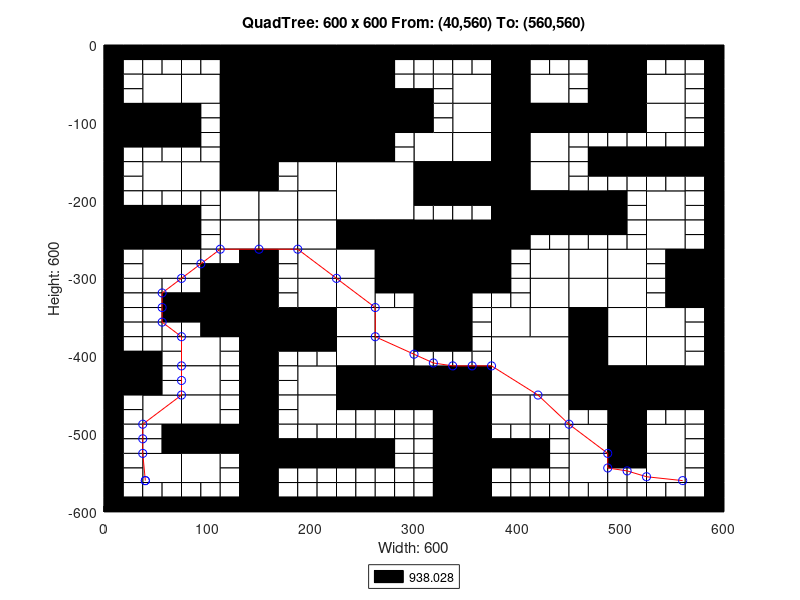

Source code (MATLAB):
axis([0 600 -600 0]);
title('QuadTree: 600 x 600 From: (40,560) To: (560,560)');
xlabel('Width: 600');
ylabel('Height: 600');
rectangle('Position',[150 -75 75 75], 'FaceColor',[0 0 0]);
rectangle('Position',[150 -150 75 75], 'FaceColor',[0 0 0]);
rectangle('Position',[225 -225 75 75], 'FaceColor',[1 1 1]);
rectangle('Position',[300 -300 75 75], 'FaceColor',[0 0 0]);
rectangle('Position',[375 -450 75 75], 'FaceColor',[1 1 1]);
rectangle('Position',[37.5 -75 37.5 37.5], 'FaceColor',[1 1 1]);
rectangle('Position',[112.5 -37.5 37.5 37.5], 'FaceColor',[0 0 0]);
rectangle('Position',[75 -75 37.5 37.5], 'FaceColor',[1 1 1]);
rectangle('Position',[112.5 -75 37.5 37.5], 'FaceColor',[0 0 0]);
rectangle('Position',[0 -112.5 37.5 37.5], 'FaceColor',[0 0 0]);
rectangle('Position',[37.5 -112.5 37.5 37.5], 'FaceColor',[0 0 0]);
rectangle('Position',[112.5 -112.5 37.5 37.5], 'FaceColor',[0 0 0]);
rectangle('Position',[112.5 -150 37.5 37.5], 'FaceColor',[0 0 0]);
rectangle('Position',[225 -37.5 37.5 37.5], 'FaceColor',[0 0 0]);
rectangle('Position',[225 -75 37.5 37.5], 'FaceColor',[0 0 0]);
rectangle('Position',[225 -112.5 37.5 37.5], 'FaceColor',[0 0 0]);
rectangle('Position',[262.5 -112.5 37.5 37.5], 'FaceColor',[0 0 0]);
rectangle('Position',[225 -150 37.5 37.5], 'FaceColor',[0 0 0]);
rectangle('Position',[37.5 -187.5 37.5 37.5], 'FaceColor',[1 1 1]);
rectangle('Position',[75 -187.5 37.5 37.5], 'FaceColor',[1 1 1]);
rectangle('Position',[112.5 -187.5 37.5 37.5], 'FaceColor',[0 0 0]);
rectangle('Position',[112.5 -225 37.5 37.5], 'FaceColor',[1 1 1]);
rectangle('Position',[0 -262.5 37.5 37.5], 'FaceColor',[0 0 0]);
rectangle('Position',[37.5 -262.5 37.5 37.5], 'FaceColor',[0 0 0]);
rectangle('Position',[37.5 -300 37.5 37.5], 'FaceColor',[1 1 1]);
rectangle('Position',[112.5 -262.5 37.5 37.5], 'FaceColor',[1 1 1]);
rectangle('Position',[187.5 -187.5 37.5 37.5], 'FaceColor',[1 1 1]);
rectangle('Position',[150 -225 37.5 37.5], 'FaceColor',[1 1 1]);
rectangle('Position',[187.5 -225 37.5 37.5], 'FaceColor',[1 1 1]);
rectangle('Position',[150 -262.5 37.5 37.5], 'FaceColor',[1 1 1]);
rectangle('Position',[187.5 -262.5 37.5 37.5], 'FaceColor',[1 1 1]);
rectangle('Position',[187.5 -300 37.5 37.5], 'FaceColor',[1 1 1]);
rectangle('Position',[225 -262.5 37.5 37.5], 'FaceColor',[0 0 0]);
rectangle('Position',[262.5 -262.5 37.5 37.5], 'FaceColor',[0 0 0]);
rectangle('Position',[225 -300 37.5 37.5], 'FaceColor',[1 1 1]);
rectangle('Position',[262.5 -300 37.5 37.5], 'FaceColor',[0 0 0]);
rectangle('Position',[337.5 -75 37.5 37.5], 'FaceColor',[1 1 1]);
rectangle('Position',[375 -37.5 37.5 37.5], 'FaceColor',[0 0 0]);
rectangle('Position',[375 -75 37.5 37.5], 'FaceColor',[0 0 0]);
rectangle('Position',[412.5 -75 37.5 37.5], 'FaceColor',[1 1 1]);
rectangle('Position',[337.5 -112.5 37.5 37.5], 'FaceColor',[1 1 1]);
rectangle('Position',[300 -150 37.5 37.5], 'FaceColor',[1 1 1]);
rectangle('Position',[337.5 -150 37.5 37.5], 'FaceColor',[1 1 1]);
rectangle('Position',[375 -112.5 37.5 37.5], 'FaceColor',[0 0 0]);
rectangle('Position',[412.5 -112.5 37.5 37.5], 'FaceColor',[0 0 0]);
rectangle('Position',[375 -150 37.5 37.5], 'FaceColor',[0 0 0]);
rectangle('Position',[412.5 -150 37.5 37.5], 'FaceColor',[1 1 1]);
rectangle('Position',[487.5 -37.5 37.5 37.5], 'FaceColor',[0 0 0]);
rectangle('Position',[487.5 -75 37.5 37.5], 'FaceColor',[0 0 0]);
rectangle('Position',[525 -75 37.5 37.5], 'FaceColor',[1 1 1]);
rectangle('Position',[450 -112.5 37.5 37.5], 'FaceColor',[0 0 0]);
rectangle('Position',[487.5 -112.5 37.5 37.5], 'FaceColor',[0 0 0]);
rectangle('Position',[525 -112.5 37.5 37.5], 'FaceColor',[1 1 1]);
rectangle('Position',[300 -187.5 37.5 37.5], 'FaceColor',[0 0 0]);
rectangle('Position',[337.5 -187.5 37.5 37.5], 'FaceColor',[0 0 0]);
rectangle('Position',[375 -187.5 37.5 37.5], 'FaceColor',[0 0 0]);
rectangle('Position',[412.5 -187.5 37.5 37.5], 'FaceColor',[1 1 1]);
rectangle('Position',[375 -225 37.5 37.5], 'FaceColor',[0 0 0]);
rectangle('Position',[412.5 -225 37.5 37.5], 'FaceColor',[0 0 0]);
rectangle('Position',[375 -262.5 37.5 37.5], 'FaceColor',[0 0 0]);
rectangle('Position',[412.5 -300 37.5 37.5], 'FaceColor',[1 1 1]);
rectangle('Position',[450 -225 37.5 37.5], 'FaceColor',[0 0 0]);
rectangle('Position',[525 -225 37.5 37.5], 'FaceColor',[1 1 1]);
rectangle('Position',[450 -300 37.5 37.5], 'FaceColor',[1 1 1]);
rectangle('Position',[487.5 -300 37.5 37.5], 'FaceColor',[1 1 1]);
rectangle('Position',[525 -262.5 37.5 37.5], 'FaceColor',[1 1 1]);
rectangle('Position',[562.5 -300 37.5 37.5], 'FaceColor',[0 0 0]);
rectangle('Position',[112.5 -337.5 37.5 37.5], 'FaceColor',[0 0 0]);
rectangle('Position',[112.5 -375 37.5 37.5], 'FaceColor',[0 0 0]);
rectangle('Position',[0 -450 37.5 37.5], 'FaceColor',[0 0 0]);
rectangle('Position',[75 -412.5 37.5 37.5], 'FaceColor',[1 1 1]);
rectangle('Position',[75 -450 37.5 37.5], 'FaceColor',[1 1 1]);
rectangle('Position',[187.5 -337.5 37.5 37.5], 'FaceColor',[1 1 1]);
rectangle('Position',[150 -375 37.5 37.5], 'FaceColor',[0 0 0]);
rectangle('Position',[187.5 -375 37.5 37.5], 'FaceColor',[0 0 0]);
rectangle('Position',[225 -337.5 37.5 37.5], 'FaceColor',[1 1 1]);
rectangle('Position',[225 -375 37.5 37.5], 'FaceColor',[1 1 1]);
rectangle('Position',[262.5 -375 37.5 37.5], 'FaceColor',[1 1 1]);
rectangle('Position',[187.5 -450 37.5 37.5], 'FaceColor',[1 1 1]);
rectangle('Position',[225 -412.5 37.5 37.5], 'FaceColor',[1 1 1]);
rectangle('Position',[262.5 -412.5 37.5 37.5], 'FaceColor',[1 1 1]);
rectangle('Position',[225 -450 37.5 37.5], 'FaceColor',[0 0 0]);
rectangle('Position',[262.5 -450 37.5 37.5], 'FaceColor',[0 0 0]);
rectangle('Position',[37.5 -487.5 37.5 37.5], 'FaceColor',[1 1 1]);
rectangle('Position',[75 -487.5 37.5 37.5], 'FaceColor',[1 1 1]);
rectangle('Position',[75 -525 37.5 37.5], 'FaceColor',[0 0 0]);
rectangle('Position',[112.5 -525 37.5 37.5], 'FaceColor',[0 0 0]);
rectangle('Position',[37.5 -562.5 37.5 37.5], 'FaceColor',[1 1 1]);
rectangle('Position',[75 -562.5 37.5 37.5], 'FaceColor',[1 1 1]);
rectangle('Position',[187.5 -487.5 37.5 37.5], 'FaceColor',[1 1 1]);
rectangle('Position',[300 -337.5 37.5 37.5], 'FaceColor',[0 0 0]);
rectangle('Position',[300 -375 37.5 37.5], 'FaceColor',[0 0 0]);
rectangle('Position',[412.5 -337.5 37.5 37.5], 'FaceColor',[1 1 1]);
rectangle('Position',[375 -375 37.5 37.5], 'FaceColor',[1 1 1]);
rectangle('Position',[412.5 -375 37.5 37.5], 'FaceColor',[1 1 1]);
rectangle('Position',[300 -450 37.5 37.5], 'FaceColor',[0 0 0]);
rectangle('Position',[337.5 -450 37.5 37.5], 'FaceColor',[0 0 0]);
rectangle('Position',[450 -337.5 37.5 37.5], 'FaceColor',[1 1 1]);
rectangle('Position',[487.5 -337.5 37.5 37.5], 'FaceColor',[1 1 1]);
rectangle('Position',[450 -375 37.5 37.5], 'FaceColor',[0 0 0]);
rectangle('Position',[487.5 -375 37.5 37.5], 'FaceColor',[1 1 1]);
rectangle('Position',[562.5 -337.5 37.5 37.5], 'FaceColor',[0 0 0]);
rectangle('Position',[525 -375 37.5 37.5], 'FaceColor',[1 1 1]);
rectangle('Position',[450 -412.5 37.5 37.5], 'FaceColor',[0 0 0]);
rectangle('Position',[487.5 -412.5 37.5 37.5], 'FaceColor',[1 1 1]);
rectangle('Position',[450 -450 37.5 37.5], 'FaceColor',[0 0 0]);
rectangle('Position',[487.5 -450 37.5 37.5], 'FaceColor',[0 0 0]);
rectangle('Position',[525 -412.5 37.5 37.5], 'FaceColor',[1 1 1]);
rectangle('Position',[525 -450 37.5 37.5], 'FaceColor',[0 0 0]);
rectangle('Position',[562.5 -450 37.5 37.5], 'FaceColor',[0 0 0]);
rectangle('Position',[337.5 -487.5 37.5 37.5], 'FaceColor',[0 0 0]);
rectangle('Position',[337.5 -525 37.5 37.5], 'FaceColor',[0 0 0]);
rectangle('Position',[375 -487.5 37.5 37.5], 'FaceColor',[1 1 1]);
rectangle('Position',[412.5 -487.5 37.5 37.5], 'FaceColor',[1 1 1]);
rectangle('Position',[337.5 -562.5 37.5 37.5], 'FaceColor',[0 0 0]);
rectangle('Position',[337.5 -600 37.5 37.5], 'FaceColor',[0 0 0]);
rectangle('Position',[487.5 -487.5 37.5 37.5], 'FaceColor',[0 0 0]);
rectangle('Position',[450 -525 37.5 37.5], 'FaceColor',[1 1 1]);
rectangle('Position',[487.5 -525 37.5 37.5], 'FaceColor',[0 0 0]);
rectangle('Position',[525 -525 37.5 37.5], 'FaceColor',[1 1 1]);
rectangle('Position',[450 -562.5 37.5 37.5], 'FaceColor',[1 1 1]);
rectangle('Position',[525 -562.5 37.5 37.5], 'FaceColor',[1 1 1]);
rectangle('Position',[0 -18.75 18.75 18.75], 'FaceColor',[0 0 0]);
rectangle('Position',[18.75 -18.75 18.75 18.75], 'FaceColor',[0 0 0]);
rectangle('Position',[0 -37.5 18.75 18.75], 'FaceColor',[0 0 0]);
rectangle('Position',[18.75 -37.5 18.75 18.75], 'FaceColor',[1 1 1]);
rectangle('Position',[37.5 -18.75 18.75 18.75], 'FaceColor',[0 0 0]);
rectangle('Position',[56.25 -18.75 18.75 18.75], 'FaceColor',[0 0 0]);
rectangle('Position',[37.5 -37.5 18.75 18.75], 'FaceColor',[1 1 1]);
rectangle('Position',[56.25 -37.5 18.75 18.75], 'FaceColor',[1 1 1]);
rectangle('Position',[0 -56.25 18.75 18.75], 'FaceColor',[0 0 0]);
rectangle('Position',[18.75 -56.25 18.75 18.75], 'FaceColor',[1 1 1]);
rectangle('Position',[0 -75 18.75 18.75], 'FaceColor',[0 0 0]);
rectangle('Position',[18.75 -75 18.75 18.75], 'FaceColor',[1 1 1]);
rectangle('Position',[75 -18.75 18.75 18.75], 'FaceColor',[0 0 0]);
rectangle('Position',[93.75 -18.75 18.75 18.75], 'FaceColor',[0 0 0]);
rectangle('Position',[75 -37.5 18.75 18.75], 'FaceColor',[1 1 1]);
rectangle('Position',[93.75 -37.5 18.75 18.75], 'FaceColor',[1 1 1]);
rectangle('Position',[0 -131.25 18.75 18.75], 'FaceColor',[0 0 0]);
rectangle('Position',[18.75 -131.25 18.75 18.75], 'FaceColor',[0 0 0]);
rectangle('Position',[0 -150 18.75 18.75], 'FaceColor',[0 0 0]);
rectangle('Position',[18.75 -150 18.75 18.75], 'FaceColor',[1 1 1]);
rectangle('Position',[37.5 -131.25 18.75 18.75], 'FaceColor',[0 0 0]);
rectangle('Position',[56.25 -131.25 18.75 18.75], 'FaceColor',[0 0 0]);
rectangle('Position',[37.5 -150 18.75 18.75], 'FaceColor',[1 1 1]);
rectangle('Position',[56.25 -150 18.75 18.75], 'FaceColor',[1 1 1]);
rectangle('Position',[75 -93.75 18.75 18.75], 'FaceColor',[0 0 0]);
rectangle('Position',[93.75 -93.75 18.75 18.75], 'FaceColor',[1 1 1]);
rectangle('Position',[75 -112.5 18.75 18.75], 'FaceColor',[0 0 0]);
rectangle('Position',[93.75 -112.5 18.75 18.75], 'FaceColor',[1 1 1]);
rectangle('Position',[75 -131.25 18.75 18.75], 'FaceColor',[0 0 0]);
rectangle('Position',[93.75 -131.25 18.75 18.75], 'FaceColor',[1 1 1]);
rectangle('Position',[75 -150 18.75 18.75], 'FaceColor',[1 1 1]);
rectangle('Position',[93.75 -150 18.75 18.75], 'FaceColor',[1 1 1]);
rectangle('Position',[262.5 -18.75 18.75 18.75], 'FaceColor',[0 0 0]);
rectangle('Position',[281.25 -18.75 18.75 18.75], 'FaceColor',[0 0 0]);
rectangle('Position',[262.5 -37.5 18.75 18.75], 'FaceColor',[0 0 0]);
rectangle('Position',[281.25 -37.5 18.75 18.75], 'FaceColor',[1 1 1]);
rectangle('Position',[262.5 -56.25 18.75 18.75], 'FaceColor',[0 0 0]);
rectangle('Position',[281.25 -56.25 18.75 18.75], 'FaceColor',[1 1 1]);
rectangle('Position',[262.5 -75 18.75 18.75], 'FaceColor',[0 0 0]);
rectangle('Position',[281.25 -75 18.75 18.75], 'FaceColor',[0 0 0]);
rectangle('Position',[262.5 -131.25 18.75 18.75], 'FaceColor',[0 0 0]);
rectangle('Position',[281.25 -131.25 18.75 18.75], 'FaceColor',[1 1 1]);
rectangle('Position',[262.5 -150 18.75 18.75], 'FaceColor',[0 0 0]);
rectangle('Position',[281.25 -150 18.75 18.75], 'FaceColor',[1 1 1]);
rectangle('Position',[0 -168.75 18.75 18.75], 'FaceColor',[0 0 0]);
rectangle('Position',[18.75 -168.75 18.75 18.75], 'FaceColor',[1 1 1]);
rectangle('Position',[0 -187.5 18.75 18.75], 'FaceColor',[0 0 0]);
rectangle('Position',[18.75 -187.5 18.75 18.75], 'FaceColor',[1 1 1]);
rectangle('Position',[0 -206.25 18.75 18.75], 'FaceColor',[0 0 0]);
rectangle('Position',[18.75 -206.25 18.75 18.75], 'FaceColor',[1 1 1]);
rectangle('Position',[0 -225 18.75 18.75], 'FaceColor',[0 0 0]);
rectangle('Position',[18.75 -225 18.75 18.75], 'FaceColor',[0 0 0]);
rectangle('Position',[37.5 -206.25 18.75 18.75], 'FaceColor',[1 1 1]);
rectangle('Position',[56.25 -206.25 18.75 18.75], 'FaceColor',[1 1 1]);
rectangle('Position',[37.5 -225 18.75 18.75], 'FaceColor',[0 0 0]);
rectangle('Position',[56.25 -225 18.75 18.75], 'FaceColor',[0 0 0]);
rectangle('Position',[75 -206.25 18.75 18.75], 'FaceColor',[1 1 1]);
rectangle('Position',[93.75 -206.25 18.75 18.75], 'FaceColor',[1 1 1]);
rectangle('Position',[75 -225 18.75 18.75], 'FaceColor',[0 0 0]);
rectangle('Position',[93.75 -225 18.75 18.75], 'FaceColor',[1 1 1]);
rectangle('Position',[0 -281.25 18.75 18.75], 'FaceColor',[0 0 0]);
rectangle('Position',[18.75 -281.25 18.75 18.75], 'FaceColor',[1 1 1]);
rectangle('Position',[0 -300 18.75 18.75], 'FaceColor',[0 0 0]);
rectangle('Position',[18.75 -300 18.75 18.75], 'FaceColor',[1 1 1]);
rectangle('Position',[75 -243.75 18.75 18.75], 'FaceColor',[0 0 0]);
rectangle('Position',[93.75 -243.75 18.75 18.75], 'FaceColor',[1 1 1]);
rectangle('Position',[75 -262.5 18.75 18.75], 'FaceColor',[0 0 0]);
rectangle('Position',[93.75 -262.5 18.75 18.75], 'FaceColor',[1 1 1]);
rectangle('Position',[75 -281.25 18.75 18.75], 'FaceColor',[1 1 1]);
rectangle('Position',[93.75 -281.25 18.75 18.75], 'FaceColor',[1 1 1]);
rectangle('Position',[75 -300 18.75 18.75], 'FaceColor',[1 1 1]);
rectangle('Position',[93.75 -300 18.75 18.75], 'FaceColor',[0 0 0]);
rectangle('Position',[112.5 -281.25 18.75 18.75], 'FaceColor',[1 1 1]);
rectangle('Position',[131.25 -281.25 18.75 18.75], 'FaceColor',[0 0 0]);
rectangle('Position',[112.5 -300 18.75 18.75], 'FaceColor',[0 0 0]);
rectangle('Position',[131.25 -300 18.75 18.75], 'FaceColor',[0 0 0]);
rectangle('Position',[150 -168.75 18.75 18.75], 'FaceColor',[0 0 0]);
rectangle('Position',[168.75 -168.75 18.75 18.75], 'FaceColor',[1 1 1]);
rectangle('Position',[150 -187.5 18.75 18.75], 'FaceColor',[0 0 0]);
rectangle('Position',[168.75 -187.5 18.75 18.75], 'FaceColor',[1 1 1]);
rectangle('Position',[150 -281.25 18.75 18.75], 'FaceColor',[0 0 0]);
rectangle('Position',[168.75 -281.25 18.75 18.75], 'FaceColor',[1 1 1]);
rectangle('Position',[150 -300 18.75 18.75], 'FaceColor',[0 0 0]);
rectangle('Position',[168.75 -300 18.75 18.75], 'FaceColor',[1 1 1]);
rectangle('Position',[300 -18.75 18.75 18.75], 'FaceColor',[0 0 0]);
rectangle('Position',[318.75 -18.75 18.75 18.75], 'FaceColor',[0 0 0]);
rectangle('Position',[300 -37.5 18.75 18.75], 'FaceColor',[1 1 1]);
rectangle('Position',[318.75 -37.5 18.75 18.75], 'FaceColor',[1 1 1]);
rectangle('Position',[337.5 -18.75 18.75 18.75], 'FaceColor',[0 0 0]);
rectangle('Position',[356.25 -18.75 18.75 18.75], 'FaceColor',[0 0 0]);
rectangle('Position',[337.5 -37.5 18.75 18.75], 'FaceColor',[1 1 1]);
rectangle('Position',[356.25 -37.5 18.75 18.75], 'FaceColor',[1 1 1]);
rectangle('Position',[300 -56.25 18.75 18.75], 'FaceColor',[1 1 1]);
rectangle('Position',[318.75 -56.25 18.75 18.75], 'FaceColor',[1 1 1]);
rectangle('Position',[300 -75 18.75 18.75], 'FaceColor',[0 0 0]);
rectangle('Position',[318.75 -75 18.75 18.75], 'FaceColor',[1 1 1]);
rectangle('Position',[412.5 -18.75 18.75 18.75], 'FaceColor',[0 0 0]);
rectangle('Position',[431.25 -18.75 18.75 18.75], 'FaceColor',[0 0 0]);
rectangle('Position',[412.5 -37.5 18.75 18.75], 'FaceColor',[1 1 1]);
rectangle('Position',[431.25 -37.5 18.75 18.75], 'FaceColor',[1 1 1]);
rectangle('Position',[300 -93.75 18.75 18.75], 'FaceColor',[0 0 0]);
rectangle('Position',[318.75 -93.75 18.75 18.75], 'FaceColor',[1 1 1]);
rectangle('Position',[300 -112.5 18.75 18.75], 'FaceColor',[0 0 0]);
rectangle('Position',[318.75 -112.5 18.75 18.75], 'FaceColor',[1 1 1]);
rectangle('Position',[450 -18.75 18.75 18.75], 'FaceColor',[0 0 0]);
rectangle('Position',[468.75 -18.75 18.75 18.75], 'FaceColor',[0 0 0]);
rectangle('Position',[450 -37.5 18.75 18.75], 'FaceColor',[1 1 1]);
rectangle('Position',[468.75 -37.5 18.75 18.75], 'FaceColor',[0 0 0]);
rectangle('Position',[450 -56.25 18.75 18.75], 'FaceColor',[1 1 1]);
rectangle('Position',[468.75 -56.25 18.75 18.75], 'FaceColor',[0 0 0]);
rectangle('Position',[450 -75 18.75 18.75], 'FaceColor',[1 1 1]);
rectangle('Position',[468.75 -75 18.75 18.75], 'FaceColor',[0 0 0]);
rectangle('Position',[525 -18.75 18.75 18.75], 'FaceColor',[0 0 0]);
rectangle('Position',[543.75 -18.75 18.75 18.75], 'FaceColor',[0 0 0]);
rectangle('Position',[525 -37.5 18.75 18.75], 'FaceColor',[1 1 1]);
rectangle('Position',[543.75 -37.5 18.75 18.75], 'FaceColor',[1 1 1]);
rectangle('Position',[562.5 -18.75 18.75 18.75], 'FaceColor',[0 0 0]);
rectangle('Position',[581.25 -18.75 18.75 18.75], 'FaceColor',[0 0 0]);
rectangle('Position',[562.5 -37.5 18.75 18.75], 'FaceColor',[1 1 1]);
rectangle('Position',[581.25 -37.5 18.75 18.75], 'FaceColor',[0 0 0]);
rectangle('Position',[562.5 -56.25 18.75 18.75], 'FaceColor',[1 1 1]);
rectangle('Position',[581.25 -56.25 18.75 18.75], 'FaceColor',[0 0 0]);
rectangle('Position',[562.5 -75 18.75 18.75], 'FaceColor',[1 1 1]);
rectangle('Position',[581.25 -75 18.75 18.75], 'FaceColor',[0 0 0]);
rectangle('Position',[450 -131.25 18.75 18.75], 'FaceColor',[1 1 1]);
rectangle('Position',[468.75 -131.25 18.75 18.75], 'FaceColor',[1 1 1]);
rectangle('Position',[450 -150 18.75 18.75], 'FaceColor',[1 1 1]);
rectangle('Position',[468.75 -150 18.75 18.75], 'FaceColor',[0 0 0]);
rectangle('Position',[487.5 -131.25 18.75 18.75], 'FaceColor',[1 1 1]);
rectangle('Position',[506.25 -131.25 18.75 18.75], 'FaceColor',[1 1 1]);
rectangle('Position',[487.5 -150 18.75 18.75], 'FaceColor',[0 0 0]);
rectangle('Position',[506.25 -150 18.75 18.75], 'FaceColor',[0 0 0]);
rectangle('Position',[562.5 -93.75 18.75 18.75], 'FaceColor',[1 1 1]);
rectangle('Position',[581.25 -93.75 18.75 18.75], 'FaceColor',[0 0 0]);
rectangle('Position',[562.5 -112.5 18.75 18.75], 'FaceColor',[1 1 1]);
rectangle('Position',[581.25 -112.5 18.75 18.75], 'FaceColor',[0 0 0]);
rectangle('Position',[525 -131.25 18.75 18.75], 'FaceColor',[1 1 1]);
rectangle('Position',[543.75 -131.25 18.75 18.75], 'FaceColor',[1 1 1]);
rectangle('Position',[525 -150 18.75 18.75], 'FaceColor',[0 0 0]);
rectangle('Position',[543.75 -150 18.75 18.75], 'FaceColor',[0 0 0]);
rectangle('Position',[562.5 -131.25 18.75 18.75], 'FaceColor',[1 1 1]);
rectangle('Position',[581.25 -131.25 18.75 18.75], 'FaceColor',[0 0 0]);
rectangle('Position',[562.5 -150 18.75 18.75], 'FaceColor',[0 0 0]);
rectangle('Position',[581.25 -150 18.75 18.75], 'FaceColor',[0 0 0]);
rectangle('Position',[300 -206.25 18.75 18.75], 'FaceColor',[0 0 0]);
rectangle('Position',[318.75 -206.25 18.75 18.75], 'FaceColor',[0 0 0]);
rectangle('Position',[300 -225 18.75 18.75], 'FaceColor',[1 1 1]);
rectangle('Position',[318.75 -225 18.75 18.75], 'FaceColor',[1 1 1]);
rectangle('Position',[337.5 -206.25 18.75 18.75], 'FaceColor',[0 0 0]);
rectangle('Position',[356.25 -206.25 18.75 18.75], 'FaceColor',[0 0 0]);
rectangle('Position',[337.5 -225 18.75 18.75], 'FaceColor',[1 1 1]);
rectangle('Position',[356.25 -225 18.75 18.75], 'FaceColor',[1 1 1]);
rectangle('Position',[412.5 -243.75 18.75 18.75], 'FaceColor',[0 0 0]);
rectangle('Position',[431.25 -243.75 18.75 18.75], 'FaceColor',[0 0 0]);
rectangle('Position',[412.5 -262.5 18.75 18.75], 'FaceColor',[1 1 1]);
rectangle('Position',[431.25 -262.5 18.75 18.75], 'FaceColor',[1 1 1]);
rectangle('Position',[375 -281.25 18.75 18.75], 'FaceColor',[0 0 0]);
rectangle('Position',[393.75 -281.25 18.75 18.75], 'FaceColor',[1 1 1]);
rectangle('Position',[375 -300 18.75 18.75], 'FaceColor',[0 0 0]);
rectangle('Position',[393.75 -300 18.75 18.75], 'FaceColor',[1 1 1]);
rectangle('Position',[450 -168.75 18.75 18.75], 'FaceColor',[1 1 1]);
rectangle('Position',[468.75 -168.75 18.75 18.75], 'FaceColor',[0 0 0]);
rectangle('Position',[450 -187.5 18.75 18.75], 'FaceColor',[1 1 1]);
rectangle('Position',[468.75 -187.5 18.75 18.75], 'FaceColor',[1 1 1]);
rectangle('Position',[487.5 -168.75 18.75 18.75], 'FaceColor',[0 0 0]);
rectangle('Position',[506.25 -168.75 18.75 18.75], 'FaceColor',[0 0 0]);
rectangle('Position',[487.5 -187.5 18.75 18.75], 'FaceColor',[1 1 1]);
rectangle('Position',[506.25 -187.5 18.75 18.75], 'FaceColor',[1 1 1]);
rectangle('Position',[487.5 -206.25 18.75 18.75], 'FaceColor',[0 0 0]);
rectangle('Position',[506.25 -206.25 18.75 18.75], 'FaceColor',[1 1 1]);
rectangle('Position',[487.5 -225 18.75 18.75], 'FaceColor',[0 0 0]);
rectangle('Position',[506.25 -225 18.75 18.75], 'FaceColor',[1 1 1]);
rectangle('Position',[525 -168.75 18.75 18.75], 'FaceColor',[0 0 0]);
rectangle('Position',[543.75 -168.75 18.75 18.75], 'FaceColor',[0 0 0]);
rectangle('Position',[525 -187.5 18.75 18.75], 'FaceColor',[1 1 1]);
rectangle('Position',[543.75 -187.5 18.75 18.75], 'FaceColor',[1 1 1]);
rectangle('Position',[562.5 -168.75 18.75 18.75], 'FaceColor',[0 0 0]);
rectangle('Position',[581.25 -168.75 18.75 18.75], 'FaceColor',[0 0 0]);
rectangle('Position',[562.5 -187.5 18.75 18.75], 'FaceColor',[1 1 1]);
rectangle('Position',[581.25 -187.5 18.75 18.75], 'FaceColor',[0 0 0]);
rectangle('Position',[562.5 -206.25 18.75 18.75], 'FaceColor',[1 1 1]);
rectangle('Position',[581.25 -206.25 18.75 18.75], 'FaceColor',[0 0 0]);
rectangle('Position',[562.5 -225 18.75 18.75], 'FaceColor',[1 1 1]);
rectangle('Position',[581.25 -225 18.75 18.75], 'FaceColor',[0 0 0]);
rectangle('Position',[450 -243.75 18.75 18.75], 'FaceColor',[0 0 0]);
rectangle('Position',[468.75 -243.75 18.75 18.75], 'FaceColor',[0 0 0]);
rectangle('Position',[450 -262.5 18.75 18.75], 'FaceColor',[1 1 1]);
rectangle('Position',[468.75 -262.5 18.75 18.75], 'FaceColor',[1 1 1]);
rectangle('Position',[487.5 -243.75 18.75 18.75], 'FaceColor',[0 0 0]);
rectangle('Position',[506.25 -243.75 18.75 18.75], 'FaceColor',[1 1 1]);
rectangle('Position',[487.5 -262.5 18.75 18.75], 'FaceColor',[1 1 1]);
rectangle('Position',[506.25 -262.5 18.75 18.75], 'FaceColor',[1 1 1]);
rectangle('Position',[562.5 -243.75 18.75 18.75], 'FaceColor',[1 1 1]);
rectangle('Position',[581.25 -243.75 18.75 18.75], 'FaceColor',[0 0 0]);
rectangle('Position',[562.5 -262.5 18.75 18.75], 'FaceColor',[1 1 1]);
rectangle('Position',[581.25 -262.5 18.75 18.75], 'FaceColor',[0 0 0]);
rectangle('Position',[525 -281.25 18.75 18.75], 'FaceColor',[1 1 1]);
rectangle('Position',[543.75 -281.25 18.75 18.75], 'FaceColor',[0 0 0]);
rectangle('Position',[525 -300 18.75 18.75], 'FaceColor',[1 1 1]);
rectangle('Position',[543.75 -300 18.75 18.75], 'FaceColor',[0 0 0]);
rectangle('Position',[0 -318.75 18.75 18.75], 'FaceColor',[0 0 0]);
rectangle('Position',[18.75 -318.75 18.75 18.75], 'FaceColor',[1 1 1]);
rectangle('Position',[0 -337.5 18.75 18.75], 'FaceColor',[0 0 0]);
rectangle('Position',[18.75 -337.5 18.75 18.75], 'FaceColor',[1 1 1]);
rectangle('Position',[37.5 -318.75 18.75 18.75], 'FaceColor',[1 1 1]);
rectangle('Position',[56.25 -318.75 18.75 18.75], 'FaceColor',[1 1 1]);
rectangle('Position',[37.5 -337.5 18.75 18.75], 'FaceColor',[1 1 1]);
rectangle('Position',[56.25 -337.5 18.75 18.75], 'FaceColor',[0 0 0]);
rectangle('Position',[0 -356.25 18.75 18.75], 'FaceColor',[0 0 0]);
rectangle('Position',[18.75 -356.25 18.75 18.75], 'FaceColor',[1 1 1]);
rectangle('Position',[0 -375 18.75 18.75], 'FaceColor',[0 0 0]);
rectangle('Position',[18.75 -375 18.75 18.75], 'FaceColor',[1 1 1]);
rectangle('Position',[37.5 -356.25 18.75 18.75], 'FaceColor',[1 1 1]);
rectangle('Position',[56.25 -356.25 18.75 18.75], 'FaceColor',[0 0 0]);
rectangle('Position',[37.5 -375 18.75 18.75], 'FaceColor',[1 1 1]);
rectangle('Position',[56.25 -375 18.75 18.75], 'FaceColor',[1 1 1]);
rectangle('Position',[75 -318.75 18.75 18.75], 'FaceColor',[1 1 1]);
rectangle('Position',[93.75 -318.75 18.75 18.75], 'FaceColor',[0 0 0]);
rectangle('Position',[75 -337.5 18.75 18.75], 'FaceColor',[0 0 0]);
rectangle('Position',[93.75 -337.5 18.75 18.75], 'FaceColor',[0 0 0]);
rectangle('Position',[75 -356.25 18.75 18.75], 'FaceColor',[0 0 0]);
rectangle('Position',[93.75 -356.25 18.75 18.75], 'FaceColor',[0 0 0]);
rectangle('Position',[75 -375 18.75 18.75], 'FaceColor',[1 1 1]);
rectangle('Position',[93.75 -375 18.75 18.75], 'FaceColor',[0 0 0]);
rectangle('Position',[0 -393.75 18.75 18.75], 'FaceColor',[0 0 0]);
rectangle('Position',[18.75 -393.75 18.75 18.75], 'FaceColor',[1 1 1]);
rectangle('Position',[0 -412.5 18.75 18.75], 'FaceColor',[0 0 0]);
rectangle('Position',[18.75 -412.5 18.75 18.75], 'FaceColor',[0 0 0]);
rectangle('Position',[37.5 -393.75 18.75 18.75], 'FaceColor',[1 1 1]);
rectangle('Position',[56.25 -393.75 18.75 18.75], 'FaceColor',[1 1 1]);
rectangle('Position',[37.5 -412.5 18.75 18.75], 'FaceColor',[0 0 0]);
rectangle('Position',[56.25 -412.5 18.75 18.75], 'FaceColor',[1 1 1]);
rectangle('Position',[37.5 -431.25 18.75 18.75], 'FaceColor',[0 0 0]);
rectangle('Position',[56.25 -431.25 18.75 18.75], 'FaceColor',[1 1 1]);
rectangle('Position',[37.5 -450 18.75 18.75], 'FaceColor',[0 0 0]);
rectangle('Position',[56.25 -450 18.75 18.75], 'FaceColor',[1 1 1]);
rectangle('Position',[112.5 -393.75 18.75 18.75], 'FaceColor',[1 1 1]);
rectangle('Position',[131.25 -393.75 18.75 18.75], 'FaceColor',[0 0 0]);
rectangle('Position',[112.5 -412.5 18.75 18.75], 'FaceColor',[1 1 1]);
rectangle('Position',[131.25 -412.5 18.75 18.75], 'FaceColor',[0 0 0]);
rectangle('Position',[112.5 -431.25 18.75 18.75], 'FaceColor',[1 1 1]);
rectangle('Position',[131.25 -431.25 18.75 18.75], 'FaceColor',[0 0 0]);
rectangle('Position',[112.5 -450 18.75 18.75], 'FaceColor',[1 1 1]);
rectangle('Position',[131.25 -450 18.75 18.75], 'FaceColor',[0 0 0]);
rectangle('Position',[150 -318.75 18.75 18.75], 'FaceColor',[0 0 0]);
rectangle('Position',[168.75 -318.75 18.75 18.75], 'FaceColor',[1 1 1]);
rectangle('Position',[150 -337.5 18.75 18.75], 'FaceColor',[0 0 0]);
rectangle('Position',[168.75 -337.5 18.75 18.75], 'FaceColor',[1 1 1]);
rectangle('Position',[262.5 -318.75 18.75 18.75], 'FaceColor',[0 0 0]);
rectangle('Position',[281.25 -318.75 18.75 18.75], 'FaceColor',[0 0 0]);
rectangle('Position',[262.5 -337.5 18.75 18.75], 'FaceColor',[1 1 1]);
rectangle('Position',[281.25 -337.5 18.75 18.75], 'FaceColor',[1 1 1]);
rectangle('Position',[150 -393.75 18.75 18.75], 'FaceColor',[0 0 0]);
rectangle('Position',[168.75 -393.75 18.75 18.75], 'FaceColor',[0 0 0]);
rectangle('Position',[150 -412.5 18.75 18.75], 'FaceColor',[0 0 0]);
rectangle('Position',[168.75 -412.5 18.75 18.75], 'FaceColor',[1 1 1]);
rectangle('Position',[187.5 -393.75 18.75 18.75], 'FaceColor',[0 0 0]);
rectangle('Position',[206.25 -393.75 18.75 18.75], 'FaceColor',[0 0 0]);
rectangle('Position',[187.5 -412.5 18.75 18.75], 'FaceColor',[1 1 1]);
rectangle('Position',[206.25 -412.5 18.75 18.75], 'FaceColor',[1 1 1]);
rectangle('Position',[150 -431.25 18.75 18.75], 'FaceColor',[0 0 0]);
rectangle('Position',[168.75 -431.25 18.75 18.75], 'FaceColor',[1 1 1]);
rectangle('Position',[150 -450 18.75 18.75], 'FaceColor',[0 0 0]);
rectangle('Position',[168.75 -450 18.75 18.75], 'FaceColor',[1 1 1]);
rectangle('Position',[0 -468.75 18.75 18.75], 'FaceColor',[0 0 0]);
rectangle('Position',[18.75 -468.75 18.75 18.75], 'FaceColor',[1 1 1]);
rectangle('Position',[0 -487.5 18.75 18.75], 'FaceColor',[0 0 0]);
rectangle('Position',[18.75 -487.5 18.75 18.75], 'FaceColor',[1 1 1]);
rectangle('Position',[0 -506.25 18.75 18.75], 'FaceColor',[0 0 0]);
rectangle('Position',[18.75 -506.25 18.75 18.75], 'FaceColor',[1 1 1]);
rectangle('Position',[0 -525 18.75 18.75], 'FaceColor',[0 0 0]);
rectangle('Position',[18.75 -525 18.75 18.75], 'FaceColor',[1 1 1]);
rectangle('Position',[37.5 -506.25 18.75 18.75], 'FaceColor',[1 1 1]);
rectangle('Position',[56.25 -506.25 18.75 18.75], 'FaceColor',[0 0 0]);
rectangle('Position',[37.5 -525 18.75 18.75], 'FaceColor',[1 1 1]);
rectangle('Position',[56.25 -525 18.75 18.75], 'FaceColor',[0 0 0]);
rectangle('Position',[112.5 -468.75 18.75 18.75], 'FaceColor',[1 1 1]);
rectangle('Position',[131.25 -468.75 18.75 18.75], 'FaceColor',[0 0 0]);
rectangle('Position',[112.5 -487.5 18.75 18.75], 'FaceColor',[1 1 1]);
rectangle('Position',[131.25 -487.5 18.75 18.75], 'FaceColor',[0 0 0]);
rectangle('Position',[0 -543.75 18.75 18.75], 'FaceColor',[0 0 0]);
rectangle('Position',[18.75 -543.75 18.75 18.75], 'FaceColor',[1 1 1]);
rectangle('Position',[0 -562.5 18.75 18.75], 'FaceColor',[0 0 0]);
rectangle('Position',[18.75 -562.5 18.75 18.75], 'FaceColor',[1 1 1]);
rectangle('Position',[0 -581.25 18.75 18.75], 'FaceColor',[0 0 0]);
rectangle('Position',[18.75 -581.25 18.75 18.75], 'FaceColor',[1 1 1]);
rectangle('Position',[0 -600 18.75 18.75], 'FaceColor',[0 0 0]);
rectangle('Position',[18.75 -600 18.75 18.75], 'FaceColor',[0 0 0]);
rectangle('Position',[37.5 -581.25 18.75 18.75], 'FaceColor',[1 1 1]);
rectangle('Position',[56.25 -581.25 18.75 18.75], 'FaceColor',[1 1 1]);
rectangle('Position',[37.5 -600 18.75 18.75], 'FaceColor',[0 0 0]);
rectangle('Position',[56.25 -600 18.75 18.75], 'FaceColor',[0 0 0]);
rectangle('Position',[112.5 -543.75 18.75 18.75], 'FaceColor',[1 1 1]);
rectangle('Position',[131.25 -543.75 18.75 18.75], 'FaceColor',[0 0 0]);
rectangle('Position',[112.5 -562.5 18.75 18.75], 'FaceColor',[1 1 1]);
rectangle('Position',[131.25 -562.5 18.75 18.75], 'FaceColor',[0 0 0]);
rectangle('Position',[75 -581.25 18.75 18.75], 'FaceColor',[1 1 1]);
rectangle('Position',[93.75 -581.25 18.75 18.75], 'FaceColor',[1 1 1]);
rectangle('Position',[75 -600 18.75 18.75], 'FaceColor',[0 0 0]);
rectangle('Position',[93.75 -600 18.75 18.75], 'FaceColor',[0 0 0]);
rectangle('Position',[112.5 -581.25 18.75 18.75], 'FaceColor',[1 1 1]);
rectangle('Position',[131.25 -581.25 18.75 18.75], 'FaceColor',[0 0 0]);
rectangle('Position',[112.5 -600 18.75 18.75], 'FaceColor',[0 0 0]);
rectangle('Position',[131.25 -600 18.75 18.75], 'FaceColor',[0 0 0]);
rectangle('Position',[150 -468.75 18.75 18.75], 'FaceColor',[0 0 0]);
rectangle('Position',[168.75 -468.75 18.75 18.75], 'FaceColor',[1 1 1]);
rectangle('Position',[150 -487.5 18.75 18.75], 'FaceColor',[0 0 0]);
rectangle('Position',[168.75 -487.5 18.75 18.75], 'FaceColor',[1 1 1]);
rectangle('Position',[150 -506.25 18.75 18.75], 'FaceColor',[0 0 0]);
rectangle('Position',[168.75 -506.25 18.75 18.75], 'FaceColor',[1 1 1]);
rectangle('Position',[150 -525 18.75 18.75], 'FaceColor',[0 0 0]);
rectangle('Position',[168.75 -525 18.75 18.75], 'FaceColor',[0 0 0]);
rectangle('Position',[187.5 -506.25 18.75 18.75], 'FaceColor',[1 1 1]);
rectangle('Position',[206.25 -506.25 18.75 18.75], 'FaceColor',[1 1 1]);
rectangle('Position',[187.5 -525 18.75 18.75], 'FaceColor',[0 0 0]);
rectangle('Position',[206.25 -525 18.75 18.75], 'FaceColor',[0 0 0]);
rectangle('Position',[225 -468.75 18.75 18.75], 'FaceColor',[0 0 0]);
rectangle('Position',[243.75 -468.75 18.75 18.75], 'FaceColor',[0 0 0]);
rectangle('Position',[225 -487.5 18.75 18.75], 'FaceColor',[1 1 1]);
rectangle('Position',[243.75 -487.5 18.75 18.75], 'FaceColor',[1 1 1]);
rectangle('Position',[262.5 -468.75 18.75 18.75], 'FaceColor',[0 0 0]);
rectangle('Position',[281.25 -468.75 18.75 18.75], 'FaceColor',[0 0 0]);
rectangle('Position',[262.5 -487.5 18.75 18.75], 'FaceColor',[1 1 1]);
rectangle('Position',[281.25 -487.5 18.75 18.75], 'FaceColor',[1 1 1]);
rectangle('Position',[225 -506.25 18.75 18.75], 'FaceColor',[1 1 1]);
rectangle('Position',[243.75 -506.25 18.75 18.75], 'FaceColor',[1 1 1]);
rectangle('Position',[225 -525 18.75 18.75], 'FaceColor',[0 0 0]);
rectangle('Position',[243.75 -525 18.75 18.75], 'FaceColor',[0 0 0]);
rectangle('Position',[262.5 -506.25 18.75 18.75], 'FaceColor',[1 1 1]);
rectangle('Position',[281.25 -506.25 18.75 18.75], 'FaceColor',[1 1 1]);
rectangle('Position',[262.5 -525 18.75 18.75], 'FaceColor',[0 0 0]);
rectangle('Position',[281.25 -525 18.75 18.75], 'FaceColor',[1 1 1]);
rectangle('Position',[150 -543.75 18.75 18.75], 'FaceColor',[0 0 0]);
rectangle('Position',[168.75 -543.75 18.75 18.75], 'FaceColor',[0 0 0]);
rectangle('Position',[150 -562.5 18.75 18.75], 'FaceColor',[0 0 0]);
rectangle('Position',[168.75 -562.5 18.75 18.75], 'FaceColor',[1 1 1]);
rectangle('Position',[187.5 -543.75 18.75 18.75], 'FaceColor',[0 0 0]);
rectangle('Position',[206.25 -543.75 18.75 18.75], 'FaceColor',[0 0 0]);
rectangle('Position',[187.5 -562.5 18.75 18.75], 'FaceColor',[1 1 1]);
rectangle('Position',[206.25 -562.5 18.75 18.75], 'FaceColor',[1 1 1]);
rectangle('Position',[150 -581.25 18.75 18.75], 'FaceColor',[0 0 0]);
rectangle('Position',[168.75 -581.25 18.75 18.75], 'FaceColor',[1 1 1]);
rectangle('Position',[150 -600 18.75 18.75], 'FaceColor',[0 0 0]);
rectangle('Position',[168.75 -600 18.75 18.75], 'FaceColor',[0 0 0]);
rectangle('Position',[187.5 -581.25 18.75 18.75], 'FaceColor',[1 1 1]);
rectangle('Position',[206.25 -581.25 18.75 18.75], 'FaceColor',[1 1 1]);
rectangle('Position',[187.5 -600 18.75 18.75], 'FaceColor',[0 0 0]);
rectangle('Position',[206.25 -600 18.75 18.75], 'FaceColor',[0 0 0]);
rectangle('Position',[225 -543.75 18.75 18.75], 'FaceColor',[0 0 0]);
rectangle('Position',[243.75 -543.75 18.75 18.75], 'FaceColor',[0 0 0]);
rectangle('Position',[225 -562.5 18.75 18.75], 'FaceColor',[1 1 1]);
rectangle('Position',[243.75 -562.5 18.75 18.75], 'FaceColor',[1 1 1]);
rectangle('Position',[262.5 -543.75 18.75 18.75], 'FaceColor',[0 0 0]);
rectangle('Position',[281.25 -543.75 18.75 18.75], 'FaceColor',[1 1 1]);
rectangle('Position',[262.5 -562.5 18.75 18.75], 'FaceColor',[1 1 1]);
rectangle('Position',[281.25 -562.5 18.75 18.75], 'FaceColor',[1 1 1]);
rectangle('Position',[225 -581.25 18.75 18.75], 'FaceColor',[1 1 1]);
rectangle('Position',[243.75 -581.25 18.75 18.75], 'FaceColor',[1 1 1]);
rectangle('Position',[225 -600 18.75 18.75], 'FaceColor',[0 0 0]);
rectangle('Position',[243.75 -600 18.75 18.75], 'FaceColor',[0 0 0]);
rectangle('Position',[262.5 -581.25 18.75 18.75], 'FaceColor',[1 1 1]);
rectangle('Position',[281.25 -581.25 18.75 18.75], 'FaceColor',[1 1 1]);
rectangle('Position',[262.5 -600 18.75 18.75], 'FaceColor',[0 0 0]);
rectangle('Position',[281.25 -600 18.75 18.75], 'FaceColor',[0 0 0]);
rectangle('Position',[337.5 -318.75 18.75 18.75], 'FaceColor',[0 0 0]);
rectangle('Position',[356.25 -318.75 18.75 18.75], 'FaceColor',[0 0 0]);
rectangle('Position',[337.5 -337.5 18.75 18.75], 'FaceColor',[0 0 0]);
rectangle('Position',[356.25 -337.5 18.75 18.75], 'FaceColor',[1 1 1]);
rectangle('Position',[337.5 -356.25 18.75 18.75], 'FaceColor',[0 0 0]);
rectangle('Position',[356.25 -356.25 18.75 18.75], 'FaceColor',[1 1 1]);
rectangle('Position',[337.5 -375 18.75 18.75], 'FaceColor',[0 0 0]);
rectangle('Position',[356.25 -375 18.75 18.75], 'FaceColor',[1 1 1]);
rectangle('Position',[375 -318.75 18.75 18.75], 'FaceColor',[0 0 0]);
rectangle('Position',[393.75 -318.75 18.75 18.75], 'FaceColor',[1 1 1]);
rectangle('Position',[375 -337.5 18.75 18.75], 'FaceColor',[1 1 1]);
rectangle('Position',[393.75 -337.5 18.75 18.75], 'FaceColor',[1 1 1]);
rectangle('Position',[300 -393.75 18.75 18.75], 'FaceColor',[0 0 0]);
rectangle('Position',[318.75 -393.75 18.75 18.75], 'FaceColor',[0 0 0]);
rectangle('Position',[300 -412.5 18.75 18.75], 'FaceColor',[1 1 1]);
rectangle('Position',[318.75 -412.5 18.75 18.75], 'FaceColor',[1 1 1]);
rectangle('Position',[337.5 -393.75 18.75 18.75], 'FaceColor',[0 0 0]);
rectangle('Position',[356.25 -393.75 18.75 18.75], 'FaceColor',[1 1 1]);
rectangle('Position',[337.5 -412.5 18.75 18.75], 'FaceColor',[1 1 1]);
rectangle('Position',[356.25 -412.5 18.75 18.75], 'FaceColor',[1 1 1]);
rectangle('Position',[525 -318.75 18.75 18.75], 'FaceColor',[1 1 1]);
rectangle('Position',[543.75 -318.75 18.75 18.75], 'FaceColor',[0 0 0]);
rectangle('Position',[525 -337.5 18.75 18.75], 'FaceColor',[1 1 1]);
rectangle('Position',[543.75 -337.5 18.75 18.75], 'FaceColor',[0 0 0]);
rectangle('Position',[562.5 -356.25 18.75 18.75], 'FaceColor',[1 1 1]);
rectangle('Position',[581.25 -356.25 18.75 18.75], 'FaceColor',[0 0 0]);
rectangle('Position',[562.5 -375 18.75 18.75], 'FaceColor',[1 1 1]);
rectangle('Position',[581.25 -375 18.75 18.75], 'FaceColor',[0 0 0]);
rectangle('Position',[562.5 -393.75 18.75 18.75], 'FaceColor',[1 1 1]);
rectangle('Position',[581.25 -393.75 18.75 18.75], 'FaceColor',[0 0 0]);
rectangle('Position',[562.5 -412.5 18.75 18.75], 'FaceColor',[1 1 1]);
rectangle('Position',[581.25 -412.5 18.75 18.75], 'FaceColor',[0 0 0]);
rectangle('Position',[300 -468.75 18.75 18.75], 'FaceColor',[0 0 0]);
rectangle('Position',[318.75 -468.75 18.75 18.75], 'FaceColor',[0 0 0]);
rectangle('Position',[300 -487.5 18.75 18.75], 'FaceColor',[1 1 1]);
rectangle('Position',[318.75 -487.5 18.75 18.75], 'FaceColor',[0 0 0]);
rectangle('Position',[300 -506.25 18.75 18.75], 'FaceColor',[1 1 1]);
rectangle('Position',[318.75 -506.25 18.75 18.75], 'FaceColor',[0 0 0]);
rectangle('Position',[300 -525 18.75 18.75], 'FaceColor',[1 1 1]);
rectangle('Position',[318.75 -525 18.75 18.75], 'FaceColor',[0 0 0]);
rectangle('Position',[375 -506.25 18.75 18.75], 'FaceColor',[1 1 1]);
rectangle('Position',[393.75 -506.25 18.75 18.75], 'FaceColor',[1 1 1]);
rectangle('Position',[375 -525 18.75 18.75], 'FaceColor',[0 0 0]);
rectangle('Position',[393.75 -525 18.75 18.75], 'FaceColor',[0 0 0]);
rectangle('Position',[412.5 -506.25 18.75 18.75], 'FaceColor',[1 1 1]);
rectangle('Position',[431.25 -506.25 18.75 18.75], 'FaceColor',[1 1 1]);
rectangle('Position',[412.5 -525 18.75 18.75], 'FaceColor',[0 0 0]);
rectangle('Position',[431.25 -525 18.75 18.75], 'FaceColor',[1 1 1]);
rectangle('Position',[300 -543.75 18.75 18.75], 'FaceColor',[1 1 1]);
rectangle('Position',[318.75 -543.75 18.75 18.75], 'FaceColor',[0 0 0]);
rectangle('Position',[300 -562.5 18.75 18.75], 'FaceColor',[1 1 1]);
rectangle('Position',[318.75 -562.5 18.75 18.75], 'FaceColor',[0 0 0]);
rectangle('Position',[300 -581.25 18.75 18.75], 'FaceColor',[1 1 1]);
rectangle('Position',[318.75 -581.25 18.75 18.75], 'FaceColor',[0 0 0]);
rectangle('Position',[300 -600 18.75 18.75], 'FaceColor',[0 0 0]);
rectangle('Position',[318.75 -600 18.75 18.75], 'FaceColor',[0 0 0]);
rectangle('Position',[375 -543.75 18.75 18.75], 'FaceColor',[0 0 0]);
rectangle('Position',[393.75 -543.75 18.75 18.75], 'FaceColor',[0 0 0]);
rectangle('Position',[375 -562.5 18.75 18.75], 'FaceColor',[1 1 1]);
rectangle('Position',[393.75 -562.5 18.75 18.75], 'FaceColor',[1 1 1]);
rectangle('Position',[412.5 -543.75 18.75 18.75], 'FaceColor',[0 0 0]);
rectangle('Position',[431.25 -543.75 18.75 18.75], 'FaceColor',[1 1 1]);
rectangle('Position',[412.5 -562.5 18.75 18.75], 'FaceColor',[1 1 1]);
rectangle('Position',[431.25 -562.5 18.75 18.75], 'FaceColor',[1 1 1]);
rectangle('Position',[375 -581.25 18.75 18.75], 'FaceColor',[1 1 1]);
rectangle('Position',[393.75 -581.25 18.75 18.75], 'FaceColor',[1 1 1]);
rectangle('Position',[375 -600 18.75 18.75], 'FaceColor',[0 0 0]);
rectangle('Position',[393.75 -600 18.75 18.75], 'FaceColor',[0 0 0]);
rectangle('Position',[412.5 -581.25 18.75 18.75], 'FaceColor',[1 1 1]);
rectangle('Position',[431.25 -581.25 18.75 18.75], 'FaceColor',[1 1 1]);
rectangle('Position',[412.5 -600 18.75 18.75], 'FaceColor',[0 0 0]);
rectangle('Position',[431.25 -600 18.75 18.75], 'FaceColor',[0 0 0]);
rectangle('Position',[450 -468.75 18.75 18.75], 'FaceColor',[0 0 0]);
rectangle('Position',[468.75 -468.75 18.75 18.75], 'FaceColor',[0 0 0]);
rectangle('Position',[450 -487.5 18.75 18.75], 'FaceColor',[1 1 1]);
rectangle('Position',[468.75 -487.5 18.75 18.75], 'FaceColor',[1 1 1]);
rectangle('Position',[525 -468.75 18.75 18.75], 'FaceColor',[0 0 0]);
rectangle('Position',[543.75 -468.75 18.75 18.75], 'FaceColor',[0 0 0]);
rectangle('Position',[525 -487.5 18.75 18.75], 'FaceColor',[1 1 1]);
rectangle('Position',[543.75 -487.5 18.75 18.75], 'FaceColor',[1 1 1]);
rectangle('Position',[562.5 -468.75 18.75 18.75], 'FaceColor',[0 0 0]);
rectangle('Position',[581.25 -468.75 18.75 18.75], 'FaceColor',[0 0 0]);
rectangle('Position',[562.5 -487.5 18.75 18.75], 'FaceColor',[1 1 1]);
rectangle('Position',[581.25 -487.5 18.75 18.75], 'FaceColor',[0 0 0]);
rectangle('Position',[562.5 -506.25 18.75 18.75], 'FaceColor',[1 1 1]);
rectangle('Position',[581.25 -506.25 18.75 18.75], 'FaceColor',[0 0 0]);
rectangle('Position',[562.5 -525 18.75 18.75], 'FaceColor',[1 1 1]);
rectangle('Position',[581.25 -525 18.75 18.75], 'FaceColor',[0 0 0]);
rectangle('Position',[487.5 -543.75 18.75 18.75], 'FaceColor',[0 0 0]);
rectangle('Position',[506.25 -543.75 18.75 18.75], 'FaceColor',[0 0 0]);
rectangle('Position',[487.5 -562.5 18.75 18.75], 'FaceColor',[1 1 1]);
rectangle('Position',[506.25 -562.5 18.75 18.75], 'FaceColor',[1 1 1]);
rectangle('Position',[450 -581.25 18.75 18.75], 'FaceColor',[1 1 1]);
rectangle('Position',[468.75 -581.25 18.75 18.75], 'FaceColor',[1 1 1]);
rectangle('Position',[450 -600 18.75 18.75], 'FaceColor',[0 0 0]);
rectangle('Position',[468.75 -600 18.75 18.75], 'FaceColor',[0 0 0]);
rectangle('Position',[487.5 -581.25 18.75 18.75], 'FaceColor',[1 1 1]);
rectangle('Position',[506.25 -581.25 18.75 18.75], 'FaceColor',[1 1 1]);
rectangle('Position',[487.5 -600 18.75 18.75], 'FaceColor',[0 0 0]);
rectangle('Position',[506.25 -600 18.75 18.75], 'FaceColor',[0 0 0]);
rectangle('Position',[562.5 -543.75 18.75 18.75], 'FaceColor',[1 1 1]);
rectangle('Position',[581.25 -543.75 18.75 18.75], 'FaceColor',[0 0 0]);
rectangle('Position',[562.5 -562.5 18.75 18.75], 'FaceColor',[1 1 1]);
rectangle('Position',[581.25 -562.5 18.75 18.75], 'FaceColor',[0 0 0]);
rectangle('Position',[525 -581.25 18.75 18.75], 'FaceColor',[1 1 1]);
rectangle('Position',[543.75 -581.25 18.75 18.75], 'FaceColor',[1 1 1]);
rectangle('Position',[525 -600 18.75 18.75], 'FaceColor',[0 0 0]);
rectangle('Position',[543.75 -600 18.75 18.75], 'FaceColor',[0 0 0]);
rectangle('Position',[562.5 -581.25 18.75 18.75], 'FaceColor',[1 1 1]);
rectangle('Position',[581.25 -581.25 18.75 18.75], 'FaceColor',[0 0 0]);
rectangle('Position',[562.5 -600 18.75 18.75], 'FaceColor',[0 0 0]);
rectangle('Position',[581.25 -600 18.75 18.75], 'FaceColor',[0 0 0]);
X=[560,525,506.25,487.5,487.5,450,420,375,356.25,337.5,318.75,300,262.5,262.5,225,187.5,150,112.5,93.75,75,56.25,56.25,56.25,75,75,75,75,37.5,37.5,37.5,40,40];
Y=[-560,-555,-547.5,-543.75,-525,-487.5,-450,-412.5,-412.5,-412.5,-408.75,-397.5,-375,-337.5,-300,-262.5,-262.5,-262.5,-281.25,-300,-318.75,-337.5,-356.25,-375,-412.5,-431.25,-450,-487.5,-506.25,-525,-560,-560];
hold on;
plot(X,Y,'r');
plot(X,Y,'bo');
legend('938.028','Location','southoutside');
